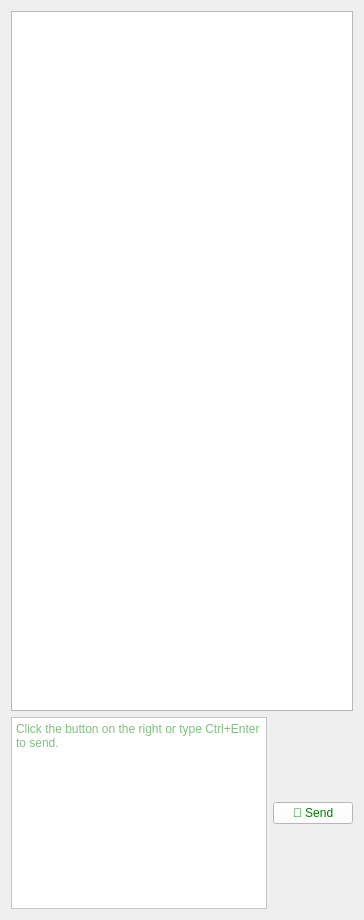
          <widget class="QWidget" name="tab_bulletScreen">
           <attribute name="title">
            <string>Bullet screen</string>
           </attribute>
           <layout class="QVBoxLayout" name="verticalLayout">
            <item>
             <widget class="QGraphicsView" name="bulletScreenView">
              <property name="minimumSize">
               <size>
                <width>0</width>
                <height>700</height>
               </size>
              </property>
             </widget>
            </item>
            <item>
             <layout class="QHBoxLayout" name="horizontalLayout_3">
              <item>
               <widget class="QTextEdit" name="bulletMessageBox">
                <property name="styleSheet">
                 <string notr="true">background: white; color: green</string>
                </property>
                <property name="placeholderText">
                 <string>Click the button on the right or type Ctrl+Enter to send.</string>
                </property>
               </widget>
              </item>
              <item>
               <widget class="QPushButton" name="sendButton">
                <property name="styleSheet">
                 <string notr="true">background: white; color: green</string>
                </property>
                <property name="text">
                 <string>📧 Send</string>
                </property>
               </widget>
              </item>
             </layout>
            </item>
           </layout>
          </widget>
